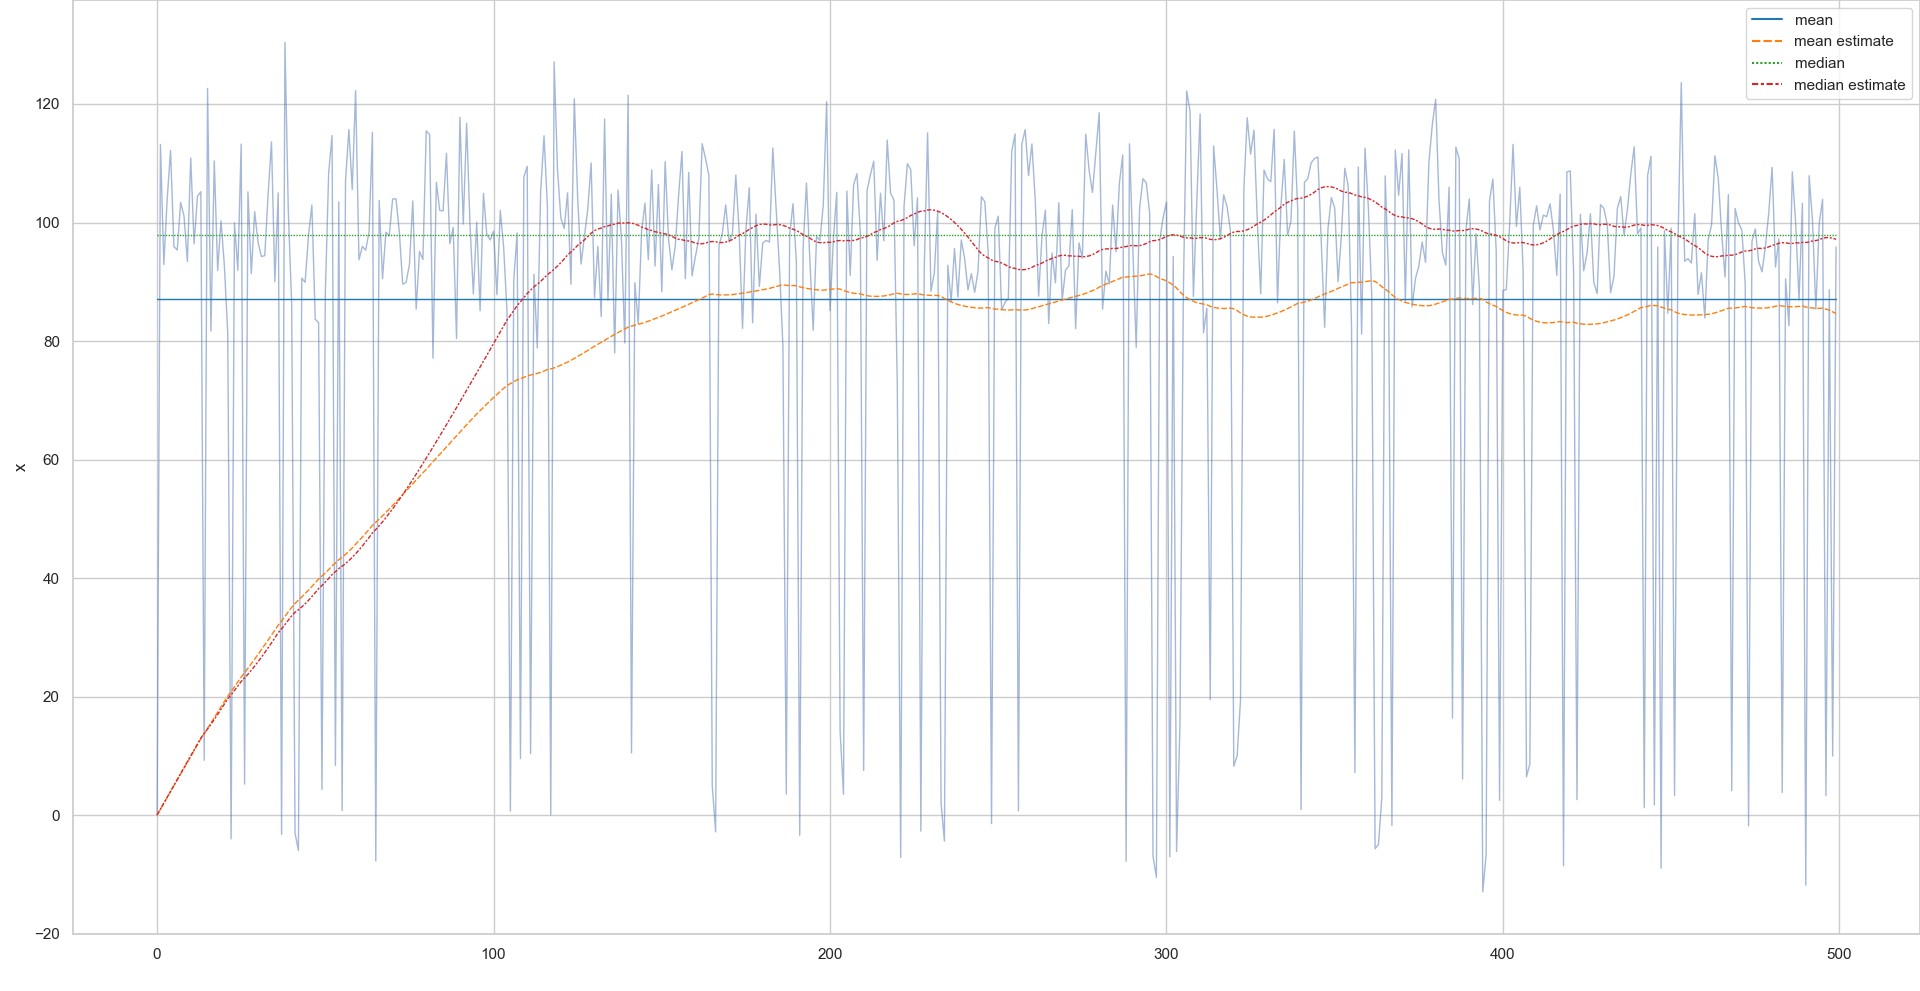

Reproduce this figure in Python.
from tkinter import W
import numpy as np
import pandas as pd
import seaborn as sns
import matplotlib.pyplot as plt
sns.set_theme(style="whitegrid")

"""
function:
    parameter:
        float datam x[i] (on-line)
    reutrn:
        estimated median value

how it works:
    A mean is characterized as a minimizer of a loss $L(a) = \sum_{i \in [N]} (x_i - a)**2 $,
    so the derivative wrt a is $ -2*\sum_{i \in [N]} (x_i -a) $.
    Similarly,
    a median is characterized as a minimizer of a loss $L(a) = \sum_{i \in [N]} |x_i - a| $,
    so the derivative wrt a is $ \sum_{i \in [N]} sign(x_i - a) $.

    We estimate median iteratively by a gradient method, especially using Adam.

"""

N = 500
alpha = 1.0 * 10**(0)

# -------------------------------------------
# Adam
# https://arxiv.org/abs/1412.6980
# -------------------------------------------
def adam_closure(theta0, alpha: int):
    beta1, beta2, eps = 0.9, 0.999, 10**(-8)
    theta, m, v = theta0, 0, 0
    t = 0

    def adam(grad: float):
        nonlocal t, theta, m, v

        t += 1
        m = beta1 * m + (1-beta1)*grad
        v = beta2 * v + (1-beta2)*grad**2
        m_hat = m / (1-beta1**t)
        v_hat = v / (1-beta2**t)
        theta = theta - alpha*m_hat/(np.sqrt(v_hat)+ eps)

        return theta

    return adam

adam1 = adam_closure(theta0 = 0, alpha = alpha)
adam2 = adam_closure(theta0 = 0, alpha = alpha)


# -------------------------------------------
# bimodal distribution
# -------------------------------------------
def data_closure():
    mu1, sd1 = 0, 10
    mu2, sd2 = 100, 10
    weight = 0.1
    t = 0
    def generate_datam():
        if np.random.uniform(0, 1) < weight:
            return np.random.normal(mu1, sd1)
        else:
            return np.random.normal(mu2, sd2)

    return generate_datam

generate_datam = data_closure()


# -------------------------------------------
# main
# -------------------------------------------
X, mean_estm, median_estm = np.zeros(N), np.zeros(N), np.zeros(N)

for i in range(1, N):
    x = generate_datam()
    X[i] = x
    mean_estm[i] = adam1(grad = -2*(x - mean_estm[i-1]))
    median_estm[i] = adam2(grad = -np.sign(x - median_estm[i-1]))


print(f"mean:\n\testimate = {mean_estm[-1]}, true = {np.mean(X)}")
print(f"median:\n\testimate = {median_estm[-1]}, true = {np.median(X)}")


df = pd.DataFrame(data={
    'x': X,
    'mean': np.mean(X),
    'mean estimate': mean_estm,
    'median': np.median(X),
    "median estimate": median_estm})

sns.lineplot(data=df['x'], linewidth=1, alpha = 0.5)
sns.lineplot(data=df.drop(['x'], axis=1), palette="tab10", linewidth=1, alpha = 1)
plt.show()
